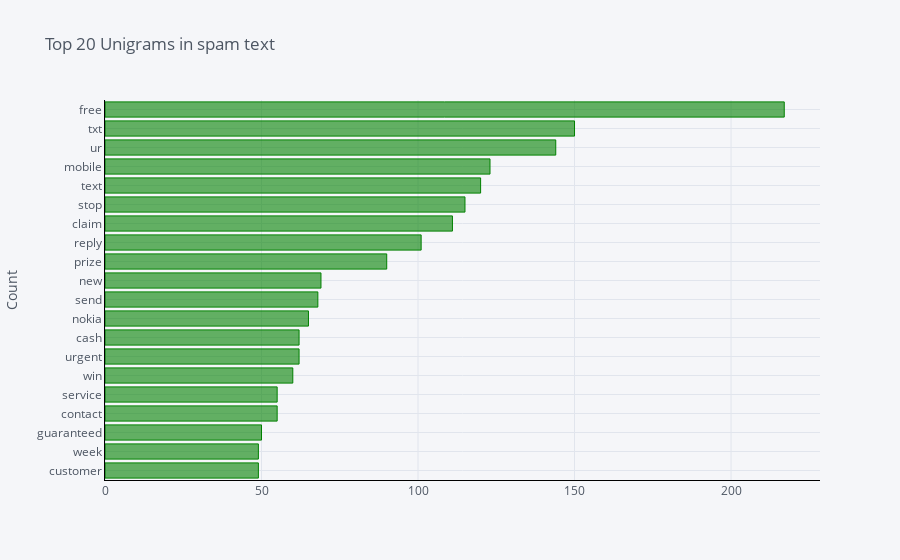

Source (notebook cell):
### Code cell
df1 = pd.DataFrame(spam_unigrams, columns = ['message' , 'count'])
df1.groupby('message').sum()['count'].sort_values(ascending=True).iplot(
    kind='bar', yTitle='Count', linecolor='black',color='green', title='Top 20 Unigrams in spam text',orientation='h')

### Figure 1 — Plotly figure (JSON) as saved in the notebook; plotly's stock layout.template omitted (floating-point values rounded to 4 significant figures)
{"data": [{"marker": {"color": "rgba(0, 128, 0, 0.6)", "line": {"color": "rgba(0, 128, 0, 1.0)", "width": 1}}, "name": "count", "orientation": "h", "text": "", "type": "bar", "x": [49, 49, 50, 55, 55, 60, 62, 62, 65, 68, 69, 90, 101, 111, 115, 120, 123, 144, 150, 217], "y": ["customer", "week", "guaranteed", "contact", "service", "win", "urgent", "cash", "nokia", "send", "new", "prize", "reply", "claim", "stop", "text", "mobile", "ur", "txt", "free"]}], "layout": {"legend": {"bgcolor": "#F5F6F9", "font": {"color": "#4D5663"}}, "paper_bgcolor": "#F5F6F9", "plot_bgcolor": "#F5F6F9", "title": {"font": {"color": "#4D5663"}, "text": "Top 20 Unigrams in spam text"}, "xaxis": {"gridcolor": "#E1E5ED", "linecolor": "black", "showgrid": true, "tickfont": {"color": "#4D5663"}, "title": {"font": {"color": "#4D5663"}, "text": ""}, "zerolinecolor": "#E1E5ED"}, "yaxis": {"gridcolor": "#E1E5ED", "linecolor": "black", "showgrid": true, "tickfont": {"color": "#4D5663"}, "title": {"font": {"color": "#4D5663"}, "text": "Count"}, "zerolinecolor": "#E1E5ED"}}}
